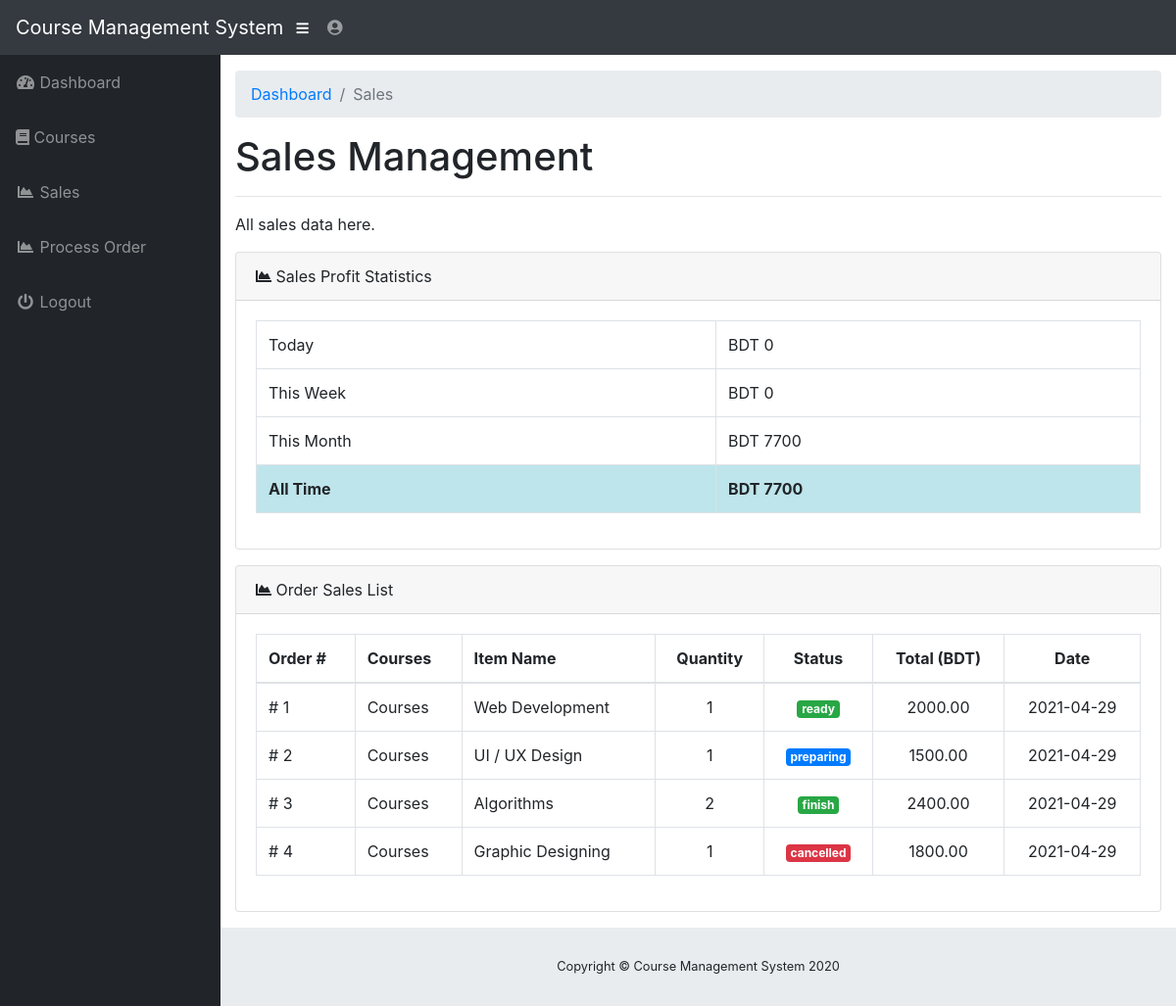
/admin/sales.php (signed in), run on the app's committed database.
### tables this page shows
CREATE TABLE `tbl_order` (
  `orderID` int(11) NOT NULL,
  `status` text NOT NULL,
  `total` decimal(15,2) NOT NULL,
  `order_date` date NOT NULL
);

CREATE TABLE `tbl_courselist` (
  `menuID` int(11) NOT NULL,
  `menuName` varchar(25) NOT NULL
);

CREATE TABLE `tbl_courseitem` (
  `itemID` int(11) NOT NULL,
  `menuID` int(11) NOT NULL,
  `menuItemName` text NOT NULL,
  `price` decimal(15,2) NOT NULL
);

CREATE TABLE `tbl_orderdetail` (
  `orderID` int(11) NOT NULL,
  `orderDetailID` int(11) NOT NULL,
  `itemID` int(11) NOT NULL,
  `quantity` int(11) NOT NULL,
  `user_id` int(11) NOT NULL
);

### functions.php (called while the page is built, shortened)
<?php
	require("dbconnection.php");
	function getCountID($idnum,$id,$table) {
		global $sqlconnection;
		$query = "SELECT COUNT({$id}) AS {$id} from {$table} WHERE {$id}={$idnum}";
		if ($result = $sqlconnection->query($query)) {
			$res = $result->fetch_array();
			return $res[$id];
		}
		else {
			echo $sqlconnection->error;
			return null;
		}
	}
	function getSalesTotal($orderID) {
		global $sqlconnection;
		$total = null;
		$query = "SELECT total FROM tbl_order WHERE orderID = ".$orderID;
		if ($result = $sqlconnection->query($query)) {
			if ($res = $result->fetch_array()) {
				$total = $res[0];
				return $total;
			}
			return $total;
		}
		else {
			echo $sqlconnection->error;
			return null;
		}
	}
	function getSalesGrandTotal($duration) {
		global $sqlconnection;
		$total = 0;
		if ($duration == "ALLTIME") {
			$query = "
					SELECT SUM(total) as grandtotal
					FROM tbl_order
					";
		}
		else if ($duration == ("DAY" || "MONTH" || "WEEK")) {
			$query = "
					SELECT SUM(total) as grandtotal
					FROM tbl_order
					WHERE order_date > DATE_SUB(NOW(), INTERVAL 1 ".$duration.")
					";
		}
		else
			return null;
		if ($result = $sqlconnection->query($query)) {
			while ($res = $result->fetch_array(MYSQLI_ASSOC)) {
				$total+=$res['grandtotal'];
			}
			return $total;
		}
		else {
			echo $sqlconnection->error;
			return null;
		}
	}
?>

### admin/sales.php (the view, shortened to what this page needs)
<?php
include("../functions.php");
?>
<!DOCTYPE html>
<html lang="en">
<head>
  <link href="vendor/bootstrap/css/bootstrap.min.css" rel="stylesheet">
  <link href="vendor/fontawesome-free/css/all.min.css" rel="stylesheet" type="text/css">
  <link href="vendor/datatables/dataTables.bootstrap4.css" rel="stylesheet">
  <link href="css/sb-admin.css" rel="stylesheet">
</head>
<body id="page-top">
  <nav class="navbar navbar-expand navbar-dark bg-dark static-top">
    <a class="navbar-brand mr-1" href="index.php">Course Management System</a>
    <button class="btn btn-link btn-sm text-white order-1 order-sm-0" id="sidebarToggle" href="#">
      <i class="fas fa-bars"></i>
    </button>
    <ul class="navbar-nav ml-auto ml-md-0">
      <li class="nav-item dropdown no-arrow">
        <a class="nav-link dropdown-toggle" href="#" id="userDropdown" role="button" data-toggle="dropdown" aria-haspopup="true" aria-expanded="false">
          <i class="fas fa-user-circle fa-fw"></i>
        </a>
      </li>
    </ul>
  </nav>
  <div id="wrapper">
    <ul class="sidebar navbar-nav">
      <li class="nav-item">
        <a class="nav-link" href="index.php">
          <i class="fas fa-fw fa-tachometer-alt"></i>
          <span>Dashboard</span>
        </a>
      </li>
      <li class="nav-item">
        <a class="nav-link" href="menu.php">
          <i class="fas fa-book"></i>
          <span>Courses</span></a>
      </li>
      <li class="nav-item">
        <a class="nav-link" href="sales.php">
          <i class="fas fa-fw fa-chart-area"></i>
          <span>Sales</span></a>
      </li>
      <li class="nav-item">
        <a class="nav-link" href="checkout.php">
          <i class="fas fa-fw fa-chart-area"></i>
          <span>Process Order</span></a>
      </li>
      <li class="nav-item">
        <a class="nav-link" href="#" data-toggle="modal" data-target="#logoutModal">
          <i class="fas fa-fw fa-power-off"></i>
          <span>Logout</span>
        </a>
      </li>
    </ul>
    <div id="content-wrapper">
      <div class="container-fluid">
        <ol class="breadcrumb">
          <li class="breadcrumb-item">
            <a href="index.php">Dashboard</a>
          </li>
          <li class="breadcrumb-item active">Sales</li>
        </ol>
        <h1>Sales Management</h1>
        <hr>
        <p>All sales data here.</p>
        <div class="card mb-3">
          <div class="card-header">
            <i class="fas fa-chart-area"></i>
            Sales Profit Statistics
          </div>
          <div class="card-body">
            <table class="table table-bordered" width="100%" cellspacing="0">
              <tbody>
                <tr>
                  <td>Today</td>
                  <td>BDT <?php echo getSalesGrandTotal("DAY"); ?></td>
                </tr>
                <tr>
                  <td>This Week</td>
                  <td>BDT <?php echo getSalesGrandTotal("WEEK"); ?></td>
                </tr>
                <tr>
                  <td>This Month</td>
                  <td>BDT <?php echo getSalesGrandTotal("MONTH"); ?></td>
                </tr>
                <tr class="table-info">
                  <td><b>All Time</b></td>
                  <td><b>BDT <?php echo getSalesGrandTotal("ALLTIME"); ?></b></td>
                </tr>
              </tbody>
            </table>
          </div>
        </div>
        <div class="card mb-3">
          <div class="card-header">
            <i class="fas fa-chart-area"></i>
            Order Sales List
          </div>
          <div class="card-body">
            <table id="tblCurrentOrder" class="table table-bordered" width="100%" cellspacing="0">
              <thead>
                <th>Order #</th>
                <th>Courses</th>
                <th>Item Name</th>
                <th class='text-center'>Quantity</th>
                <th class='text-center'>Status</th>
                <th class='text-center'>Total (BDT)</th>
                <th class='text-center'>Date</th>
              </thead>
              <tbody id="tblBodyCurrentOrder">
                <?php
                $displayOrderQuery =  "
                        SELECT o.orderID, m.menuName, OD.itemID,MI.menuItemName,OD.quantity,O.status,mi.price ,o.order_date
                        FROM tbl_order O
                        LEFT JOIN tbl_orderdetail OD
                        ON O.orderID = OD.orderID
                        LEFT JOIN tbl_courseitem MI
                        ON OD.itemID = MI.itemID
                        LEFT JOIN tbl_courselist M
                        ON MI.menuID = M.menuID
                        ";
                if ($orderResult = $sqlconnection->query($displayOrderQuery)) {
                  $currentspan = 0;
                  if ($orderResult->num_rows == 0) {
                    echo "<tr><td class='text-center' colspan='7' >There are currently no order right now. </td></tr>";
                  } else {
                    while ($orderRow = $orderResult->fetch_array(MYSQLI_ASSOC)) {
                      $rowspan = getCountID($orderRow["orderID"], "orderID", "tbl_orderdetail");
                      if ($currentspan == 0) {
                        $currentspan = $rowspan;
                      }
                      echo "<tr>";
                      if ($currentspan == $rowspan) {
                        echo "<td rowspan=" . $rowspan . "># " . $orderRow['orderID'] . "</td>";
                      }
                      echo "
                              <td>" . $orderRow['menuName'] . "</td>
                              <td>" . $orderRow['menuItemName'] . "</td>
                              <td class='text-center'>" . $orderRow['quantity'] . "</td>
                            ";
                      if ($currentspan == $rowspan) {
                        $color = "badge";
                        switch ($orderRow['status']) {
                          case 'preparing':
                            $color = "badge badge-primary";
                            break;
                          case 'ready':
                            $color = "badge badge-success";
                            break;
                          case 'cancelled':
                            $color = "badge badge-danger";
                            break;
                          case 'finish':
                            $color = "badge badge-success";
                            break;
                        }
                        echo "<td class='text-center' rowspan=" . $rowspan . "><span class='{$color}'>" . $orderRow['status'] . "</span></td>";
                        echo "<td rowspan=" . $rowspan . " class='text-center'>" . getSalesTotal($orderRow['orderID']) . "</td>";
                        echo "<td rowspan=" . $rowspan . " class='text-center'>" . $orderRow['order_date'] . "</td>";
                      }
                      echo "</tr>";
                      $currentspan--;
                    }
                  }
                }
                ?>
              </tbody>
            </table>
          </div>
        </div>
      </div>
      <footer class="sticky-footer">
        <div class="container my-auto">
          <div class="copyright text-center my-auto">
            <span>Copyright © Course Management System 2020</span>
          </div>
        </div>
      </footer>
    </div>
  </div>
</body>
</html>

### admin/css/sb-admin.css (style rules this page uses)
html { position: relative; min-height: 100%; }
body { height: 100%; }
#wrapper { display: -webkit-box; display: -ms-flexbox; display: flex; }
#wrapper #content-wrapper { overflow-x: hidden; width: 100%; padding-top: 1rem; padding-bottom: 80px; }
.navbar-nav .nav-item.dropdown .dropdown-toggle::after { width: 1rem; text-align: center; float: right; vertical-align: 0; border: 0; font-weight: 900; content: '\f105'; font-family: 'Font Awesome 5 Free'; }
.navbar-nav .nav-item.dropdown.no-arrow .dropdown-toggle::after { display: none; }
.sidebar { width: 90px !important; background-color: #212529; min-height: calc(100vh - 56px); }
.sidebar .nav-item:last-child { margin-bottom: 1rem; }
.sidebar .nav-item .nav-link { text-align: center; padding: 0.75rem 1rem; width: 90px; }
.sidebar .nav-item .nav-link span { font-size: 0.65rem; display: block; }
.sidebar .nav-item .nav-link { color: rgba(255, 255, 255, 0.5); }
@media (min-width: 768px) { .sidebar { width: 225px !important; } }
@media (min-width: 768px) { .sidebar .nav-item .nav-link { display: block; width: 100%; text-align: left; padding: 1rem; width: 225px; } }
@media (min-width: 768px) { .sidebar .nav-item .nav-link span { font-size: 1rem; display: inline; } }
:root { --input-padding-x: 0.75rem; --input-padding-y: 0.75rem; }
footer.sticky-footer { display: -webkit-box; display: -ms-flexbox; display: flex; position: absolute; right: 0; bottom: 0; width: calc(100% - 90px); height: 80px; background-color: #e9ecef; }
footer.sticky-footer .copyright { line-height: 1; font-size: 0.8rem; }
@media (min-width: 768px) { footer.sticky-footer { width: calc(100% - 225px); } }

### data on the page
tbl_order: orderID "1", tbl_courselist.menuName "Courses", tbl_courseitem.menuItemName "Web Development", tbl_orderdetail.quantity "1", status "ready", getSalesTotal($orderRow['orderID']) "2000.00", order_date "2021-04-29"
tbl_order: orderID "2", tbl_courselist.menuName "Courses", tbl_courseitem.menuItemName "UI / UX Design", tbl_orderdetail.quantity "1", status "preparing", getSalesTotal($orderRow['orderID']) "1500.00", order_date "2021-04-29"
tbl_order: orderID "3", tbl_courselist.menuName "Courses", tbl_courseitem.menuItemName "Algorithms", tbl_orderdetail.quantity "2", status "finish", getSalesTotal($orderRow['orderID']) "2400.00", order_date "2021-04-29"
tbl_order: orderID "4", tbl_courselist.menuName "Courses", tbl_courseitem.menuItemName "Graphic Designing", tbl_orderdetail.quantity "1", status "cancelled", getSalesTotal($orderRow['orderID']) "1800.00", order_date "2021-04-29"

### other printed values
getSalesGrandTotal("DAY") "0"
getSalesGrandTotal("WEEK") "0"
getSalesGrandTotal("MONTH") "7700"
getSalesGrandTotal("ALLTIME") "7700"
